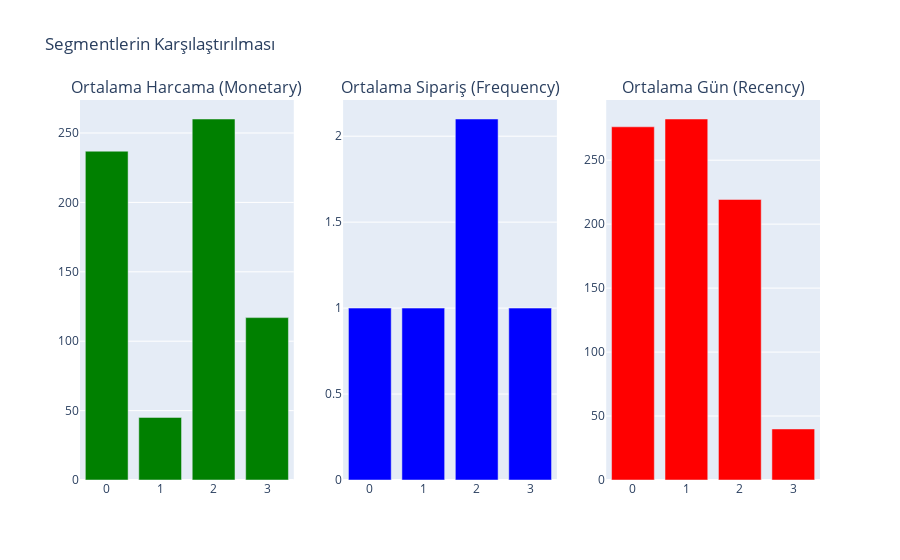

This figure's notebook cell:
### Code cell
# Basit Bar Grafikleri ile Karşılaştırma
import plotly.graph_objects as go
from plotly.subplots import make_subplots

fig = make_subplots(rows=1, cols=3, subplot_titles=("Ortalama Harcama (Monetary)", "Ortalama Sipariş (Frequency)", "Ortalama Gün (Recency)"))

fig.add_trace(go.Bar(x=cluster_summary['Cluster'], y=cluster_summary['Ortalama Harcama (Monetary)'], name='Monetary', marker_color='green'), row=1, col=1)
fig.add_trace(go.Bar(x=cluster_summary['Cluster'], y=cluster_summary['Ortalama Sipariş (Frequency)'], name='Frequency', marker_color='blue'), row=1, col=2)
fig.add_trace(go.Bar(x=cluster_summary['Cluster'], y=cluster_summary['Ortalama Gün (Recency)'], name='Recency', marker_color='red'), row=1, col=3)

fig.update_layout(title_text="Segmentlerin Karşılaştırılması", showlegend=False)
fig.show()

### Figure 1 — Plotly figure (JSON) as saved in the notebook; plotly's stock layout.template omitted (floating-point values rounded to 4 significant figures)
{"data": [{"marker": {"color": "green"}, "name": "Monetary", "type": "bar", "x": [0, 1, 2, 3], "xaxis": "x", "y": [236.9, 45.1, 260.1, 117.0], "yaxis": "y"}, {"marker": {"color": "blue"}, "name": "Frequency", "type": "bar", "x": [0, 1, 2, 3], "xaxis": "x2", "y": [1.0, 1.0, 2.1, 1.0], "yaxis": "y2"}, {"marker": {"color": "red"}, "name": "Recency", "type": "bar", "x": [0, 1, 2, 3], "xaxis": "x3", "y": [276.1, 282.2, 219.3, 39.9], "yaxis": "y3"}], "layout": {"annotations": [{"font": {"size": 16}, "showarrow": false, "text": "Ortalama Harcama (Monetary)", "x": 0.1444, "xanchor": "center", "xref": "paper", "y": 1.0, "yanchor": "bottom", "yref": "paper"}, {"font": {"size": 16}, "showarrow": false, "text": "Ortalama Sipariş (Frequency)", "x": 0.5, "xanchor": "center", "xref": "paper", "y": 1.0, "yanchor": "bottom", "yref": "paper"}, {"font": {"size": 16}, "showarrow": false, "text": "Ortalama Gün (Recency)", "x": 0.8556, "xanchor": "center", "xref": "paper", "y": 1.0, "yanchor": "bottom", "yref": "paper"}], "showlegend": false, "title": {"text": "Segmentlerin Karşılaştırılması"}, "xaxis": {"anchor": "y", "domain": [0.0, 0.2889]}, "xaxis2": {"anchor": "y2", "domain": [0.3556, 0.6444]}, "xaxis3": {"anchor": "y3", "domain": [0.7111, 1.0]}, "yaxis": {"anchor": "x", "domain": [0.0, 1.0]}, "yaxis2": {"anchor": "x2", "domain": [0.0, 1.0]}, "yaxis3": {"anchor": "x3", "domain": [0.0, 1.0]}}}
